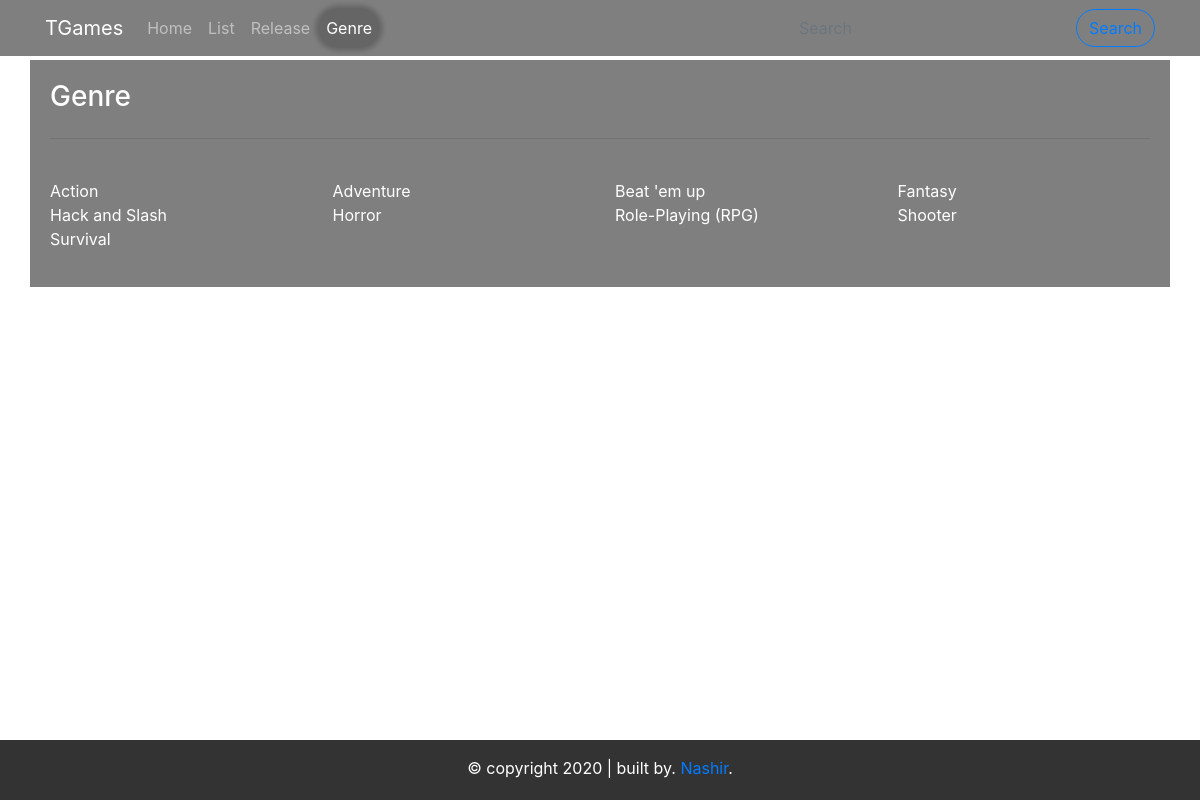
/index.php/tgames/genre, run on the app's committed database.
### tables this page shows
CREATE TABLE `genre` (
  `id` int(11) NOT NULL,
  `nama_genre` varchar(128) NOT NULL
);

### application/controllers/Tgames.php (called while the page is built, shortened)
<?php
class Tgames extends CI_Controller
{
    public function __construct()
    {
        $this->load->model('Tgames_model');
    }
    public function genre()
    {
        $data['genre'] = $this->db->order_by('nama_genre', 'asc')->get('genre')->result_array();
        $this->load->view('templates/tgames_header');
        $this->load->view('tgames/genre', $data);
        $this->load->view('templates/tgames_footer');
    }
}

### index.php (called while the page is built, shortened)
<?php
require_once BASEPATH.'core/CodeIgniter.php';

### application/views/tgames/genre.php (the view)
<div class="container isi">
    <div class="row">
        <div class="col">
            <h3>Genre</h3>
        </div>
    </div>
    <hr>
    <br>
    <div class="row mb-3">
        <?php foreach ($genre as $genre) : ?>
            <div class="col-md-3 genre">
                <a href="<?= base_url('tgames/cariGenre/') . $genre['id']; ?>"><?= $genre['nama_genre']; ?></a>
            </div>
        <?php endforeach; ?>
    </div>
</div>

### assets/css/tampilan.css (style rules this page uses)
html { position: relative; min-height: 100%; }
body { background-image: url('../img/bg.png'); background-attachment: fixed; background-repeat: no-repeat; background-size: cover; height: 100%; color: white; margin-bottom: 100px; }
.container { position: relative; margin: 0 auto; }
.isi { margin-top: 60px; background-color: rgba(0, 0, 0, 0.5); padding: 20px; }
.genre a { color: white; }

### data on the page
genre: nama_genre "Action"
genre: nama_genre "Adventure"
genre: nama_genre "Beat 'em up"
genre: nama_genre "Fantasy"
genre: nama_genre "Hack and Slash"
genre: nama_genre "Horror"
genre: nama_genre "Role-Playing (RPG)"
genre: nama_genre "Shooter"
genre: nama_genre "Survival"
